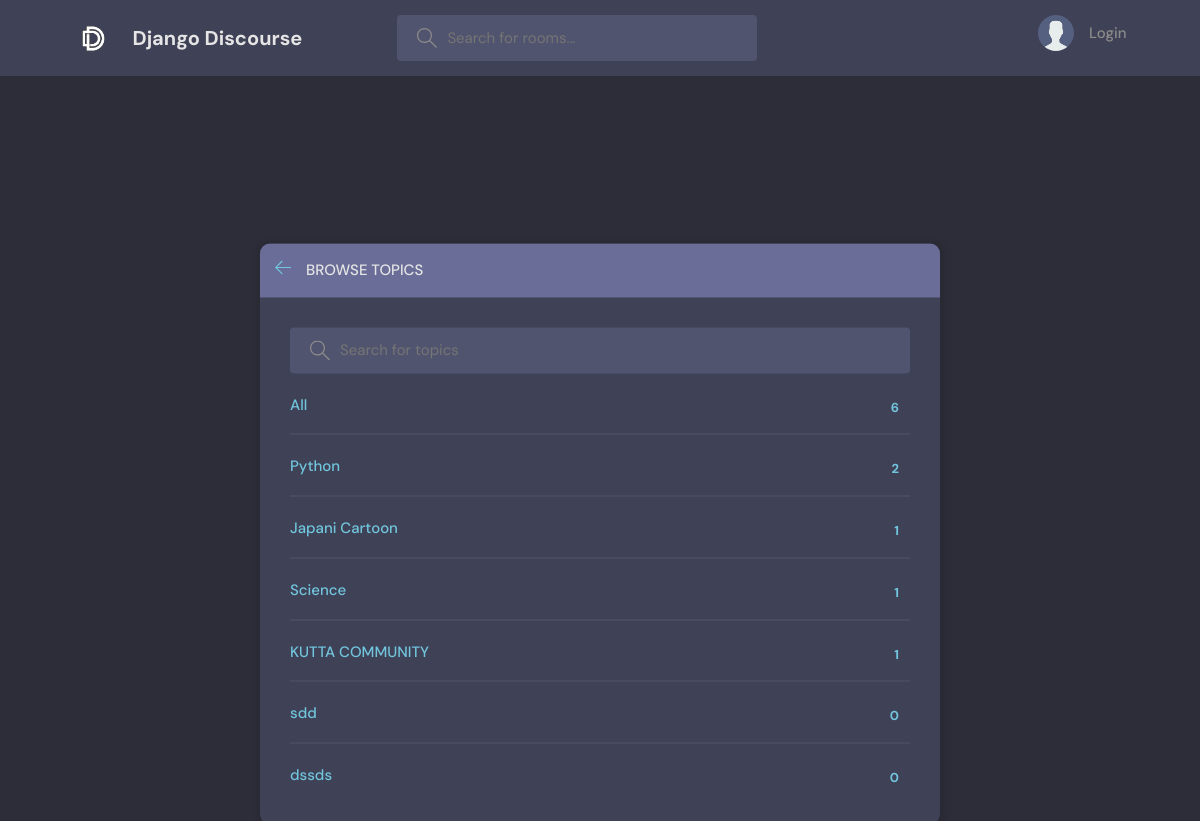
/topics/, run on an earlier commit of the app's database.
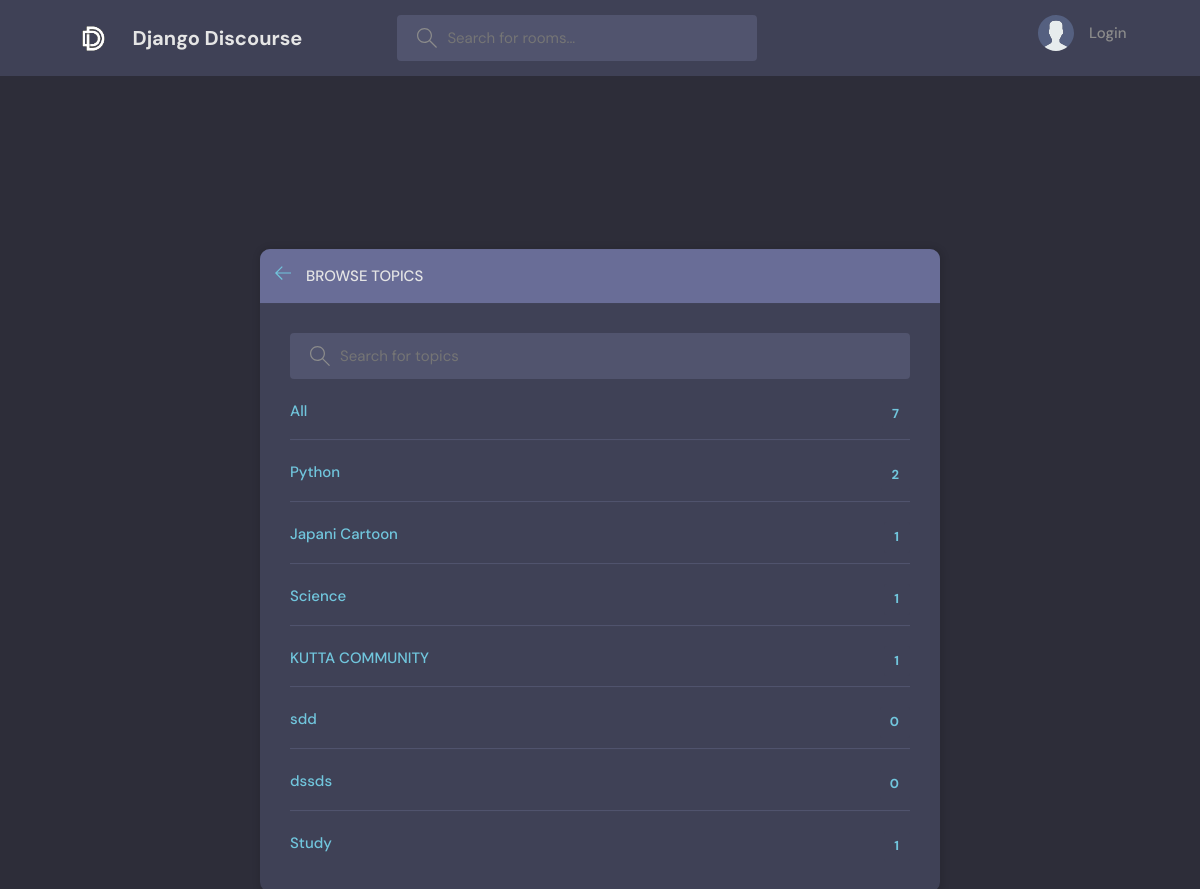
And on a later commit of the database.
### chat/models.py (models this page shows)
class Topic(models.Model):
    topic = models.CharField(max_length=200)
    def __str__(self):
        return self.topic

### chat/views.py (the view)
# urls.py: path('topics/',views.topics,name="topicspage"),
def topics(request):
    q = request.GET.get('q')  if request.GET.get('q') != None else ''
    topics = Topic.objects.filter(topic__icontains = q)
    context = {'topics' : topics}
    return render(request,'chat/topics.html',context)

### chat/templates/chat/topics.html (shortened to what this page needs)
{% extends "base.html" %}
{% block content %}
    <main class="create-room layout">
      <div class="container">
        <div class="layout__box">
          <div class="layout__boxHeader">
            <div class="layout__boxTitle">
              <a href="{% url 'home' %}">
                <svg version="1.1" xmlns="http://www.w3.org/2000/svg" width="32" height="32" viewBox="0 0 32 32">
                  <title>arrow-left</title>
                  <path
                    d="M13.723 2.286l-13.723 13.714 13.719 13.714 1.616-1.611-10.96-10.96h27.625v-2.286h-27.625l10.965-10.965-1.616-1.607z"
                  ></path>
                </svg>
              </a>
              <h3>Browse Topics</h3>
            </div>
          </div>
          <div class="topics-page layout__body">
            <form class="header__search" action="{% url 'topicspage' %}" method="GET">
              <label>
                <input name="q" placeholder="Search for topics" />
              </label>
            </form>
            <ul class="topics__list">
              <li>
                <a href="{% url 'topicspage' %}" class="active">All<span>{{topics.count}}</span></a>
              </li>
              {% for topic in topics %}
              <li>
                <a href="{% url 'home' %}?q={{topic}}" class="active">{{topic}}<span>{{topic.room_set.all.count}}</span></a>
              </li>
              {% endfor %}
            </ul>
          </div>
        </div>
      </div>
    </main>
{% endblock %}

What changed in the data, as far as the page shows it:
added Topic: topic "Study", room_set.all.count "1"
Also different on the page:
{{ topics.count }}: "6" → "7"
